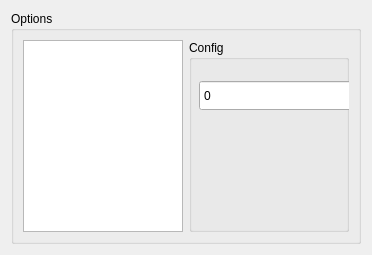
          <widget class="QWidget" name="page_2">
           <layout class="QHBoxLayout" name="horizontalLayout_5">
            <item>
             <widget class="QGroupBox" name="groupBox_6">
              <property name="title">
               <string>Options</string>
              </property>
              <layout class="QHBoxLayout" name="horizontalLayout_4">
               <item>
                <widget class="BasicListView" name="comp_char_list">
                 <property name="sizePolicy">
                  <sizepolicy hsizetype="Expanding" vsizetype="Expanding">
                   <horstretch>1</horstretch>
                   <verstretch>0</verstretch>
                  </sizepolicy>
                 </property>
                 <property name="editTriggers">
                  <set>QAbstractItemView::NoEditTriggers</set>
                 </property>
                 <property name="selectionMode">
                  <enum>QAbstractItemView::MultiSelection</enum>
                 </property>
                </widget>
               </item>
               <item>
                <widget class="QGroupBox" name="groupBox_7">
                 <property name="sizePolicy">
                  <sizepolicy hsizetype="Preferred" vsizetype="Preferred">
                   <horstretch>1</horstretch>
                   <verstretch>0</verstretch>
                  </sizepolicy>
                 </property>
                 <property name="title">
                  <string>Config</string>
                 </property>
                 <widget class="QSpinBox" name="spinBox">
                  <property name="geometry">
                   <rect>
                    <x>10</x>
                    <y>40</y>
                    <width>221</width>
                    <height>31</height>
                   </rect>
                  </property>
                 </widget>
                </widget>
               </item>
              </layout>
             </widget>
            </item>
           </layout>
          </widget>
